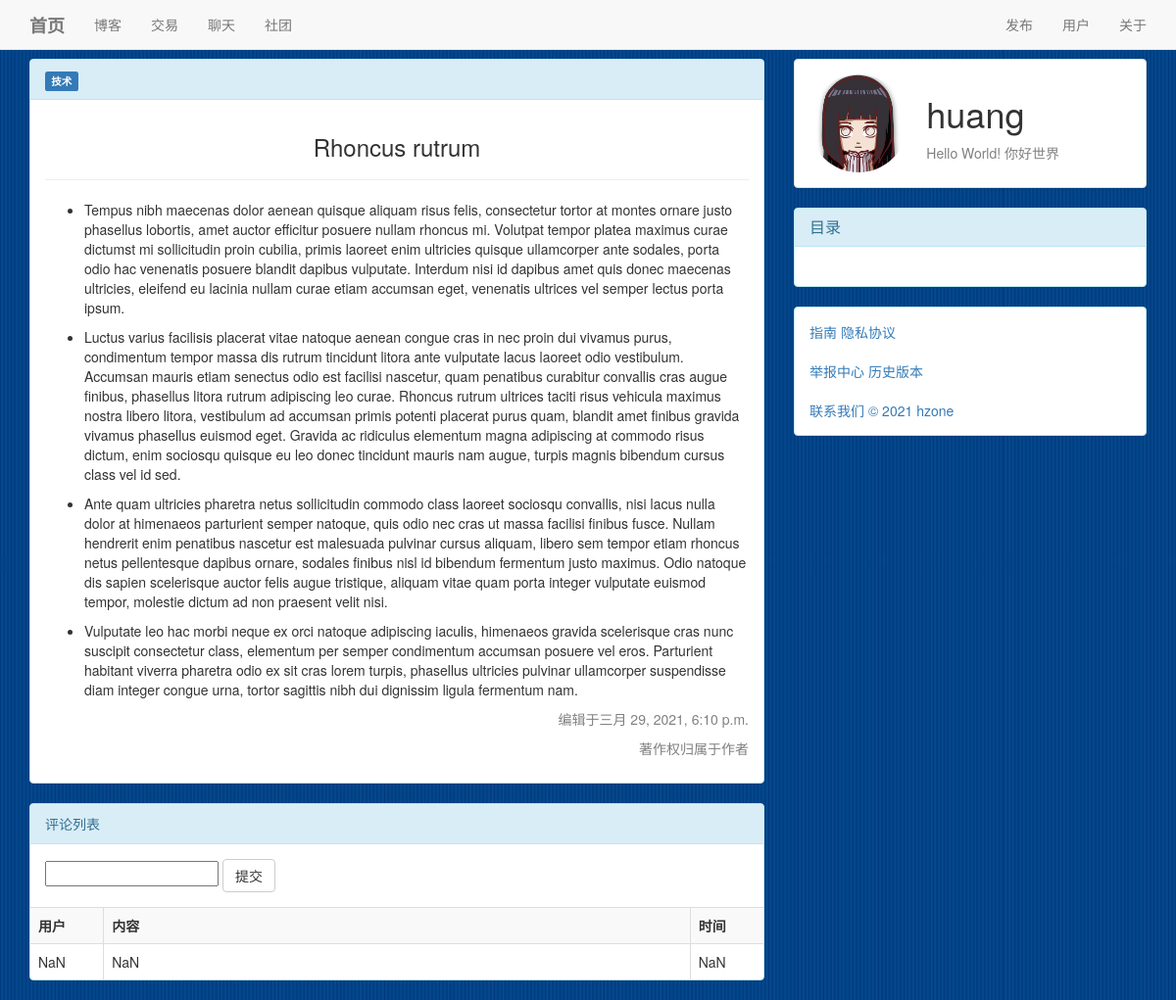
Page /blog/22 (signed in) on the committed database.
### blog/models.py (models this page shows, shortened)
class Atc(Model):
    title = CharField(max_length=30)
    content = TextField()
    author = ForeignKey(User,on_delete = DO_NOTHING)
    create_time = DateTimeField(auto_now_add=True)
    update_time = DateTimeField(auto_now=True)
    type = ForeignKey(AtcType,on_delete = DO_NOTHING)
    class Meta:
        ordering=['-create_time']
        verbose_name = '文章'
        verbose_name_plural = '文章'

class AtcType(Model):
    name = CharField(max_length=20)
    def __str__(self):
        return self.name
    class Meta:
        verbose_name = '分类'
        verbose_name_plural = '分类'

### user/models.py (models this page shows, shortened)
class User(AbstractUser):
    motto = TextField(max_length=24,default='nothing at all')
    icon = ImageField(default="./static/image/icon/default/male.png",upload_to='./static/image/icon/upload/')
    class Meta:
        ordering = ['-id']
        verbose_name = '用户'
        verbose_name_plural = '用户'

### blog/views.py (the view, shortened to what this page needs)
# urls.py: path('<int:pk>',Detail.as_view()),
class Detail(View):
    def ret(self,request,pk):
        article = get_object_or_404(Atc,pk = pk)
        content_type = ContentType.objects.get_for_model(article)
        comments = Comment.objects.filter(content_type = content_type,object_id = article.pk)
        content = md.convert(article.content)
        context = {
            'atc' : article,
            'cms' : comments,
            'type' : content_type,
            'toc' : md.toc,
            'content' : content,
        }
        return context
    def get(self,request,pk):
        context = self.ret(request,pk)
        context['form'] = CommentForm(request.GET)
        return render(request,'detail.html',context)

### comment/forms.py
class CommentForm(Form):
    text = CharField(max_length=30,min_length=2,required=True)

### blog/templates/detail.html (shortened to what this page needs)
{% extends 'base.html' %}
    {% block main %}
        <div class="panel panel-info">
            <div class="panel-heading">
                <a href=""><span class="label label-primary">{{ atc.type }}</span></a>
            </div>
            <div class="panel-body">
                <h3 class = "text-center">{{ atc.title }}</h3>
                <hr>
                <p>{{ content | safe }}</p>
                {% if atc.create_time == atc.update_time%}
                    <p class="text-right"><font color = gray>发布于{{ atc.create_time }}</font></p>
                {% else %}
                    <p class="text-right"><font color = gray>编辑于{{ atc.update_time }}</font></p>
                {% endif %}
                <p class="text-right"><font color = gray>著作权归属于作者</font></p>
            </div>
        </div>
        <div class="panel panel-info">
            <div class="panel-heading">评论列表</div>
            <div class="panel-body">
                <form id='text_form' action='/blog/{{ atc.id }}' method="POST">
                    <input type="text" name="text" maxlength="30" minlength="2" required id="id_text">
                    <button class="btn btn-default" type="submit">提交</button>
                </form>
            </div>
            <table id='comment_list' class="table table-striped table-bordered table-hover dataTables-example"
            style="word-break:break-all; word-wrap:break-all;table-layout:fixed">
                <tr>
                    <th style="width:10%">用户</th>
                    <th style="width:80%">内容</th>
                    <th style="width:10%">时间</th>
                </tr>
                {% for comment in cms %}
                    <tr>
                        <td><a href="/user/{{ comment.user.id }}">{{ comment.user.username }}</a></td>
                        <td>{{ comment.text }}</td>
                        <td>{{ comment.time | date:"m-d"}}</td>
                    </tr>
                {% empty %}
                    <tr>
                        <td>NaN</td>
                        <td>NaN</td>
                        <td>NaN</td>
                    </tr>
                {% endfor %}
            </table>
        </div>
    {% endblock %}
    {% block side %}
        <div class="panel panel-default">
            <div class="panel-body">
                <div class="row">
                    <div class="col-md-4">
                        <a href="/user/{{ atc.author.id }}">
                            <img class="img-circle" src="/{{ atc.author.icon }}" height="100px" width="100px">
                        </a>
                    </div>
                    <div class="col-md-8">
                        <h1>{{ atc.author.username }}</h1>
                        <font color = gray>{{ atc.author.motto }}</font>
                    </div>
                </div>
            </div>
        </div>
        <div class="panel panel-info">
            <div class="panel-heading">
                <h3 class="panel-title">目录</h3>
            </div>
            <div class="panel-body">
            </div>
        </div>
    {% endblock %}

### rows in the picture
Atc: type "技术", title "Rhoncus rutrum", update_time "三月 29, 2021, 6:10 p.m.", author.icon (picture), author.username "huang", author.motto "Hello World! 你好世界"
